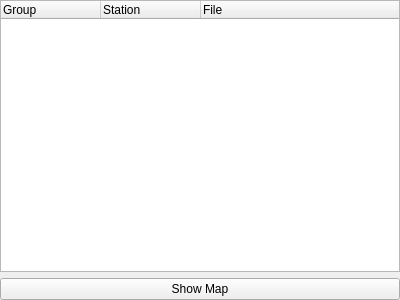
<?xml version="1.0" encoding="UTF-8"?>
<ui version="4.0">
 <class>StationViewer</class>
 <widget class="QWidget" name="StationViewer">
  <property name="geometry">
   <rect>
    <x>0</x>
    <y>0</y>
    <width>400</width>
    <height>300</height>
   </rect>
  </property>
  <property name="windowTitle">
   <string>Form</string>
  </property>
  <layout class="QVBoxLayout" name="verticalLayout">
   <property name="leftMargin">
    <number>0</number>
   </property>
   <property name="topMargin">
    <number>0</number>
   </property>
   <property name="rightMargin">
    <number>0</number>
   </property>
   <property name="bottomMargin">
    <number>0</number>
   </property>
   <item>
    <widget class="QTreeWidget" name="treeWidget_stations">
     <column>
      <property name="text">
       <string>Group</string>
      </property>
     </column>
     <column>
      <property name="text">
       <string>Station</string>
      </property>
     </column>
     <column>
      <property name="text">
       <string>File</string>
      </property>
     </column>
    </widget>
   </item>
   <item>
    <widget class="QPushButton" name="pushButton_showMap">
     <property name="text">
      <string>Show Map</string>
     </property>
    </widget>
   </item>
  </layout>
 </widget>
 <resources/>
 <connections/>
</ui>
